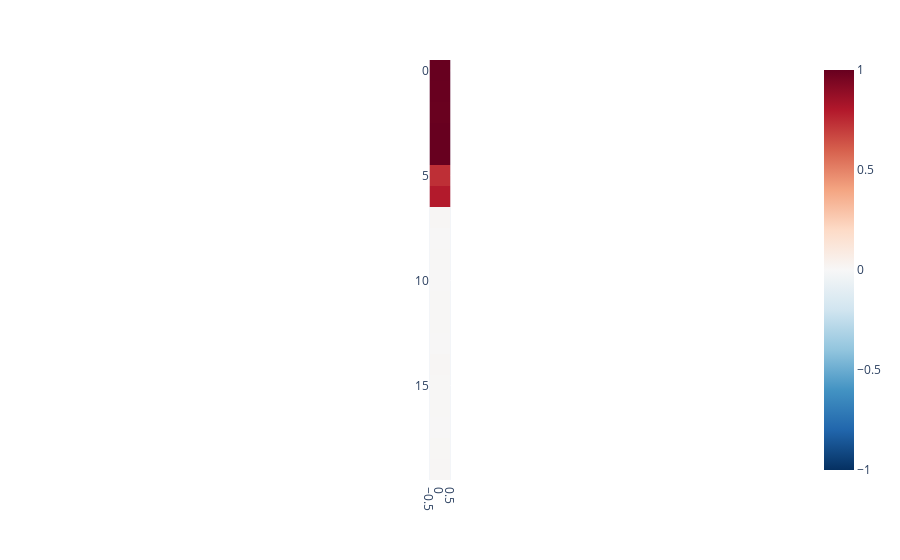
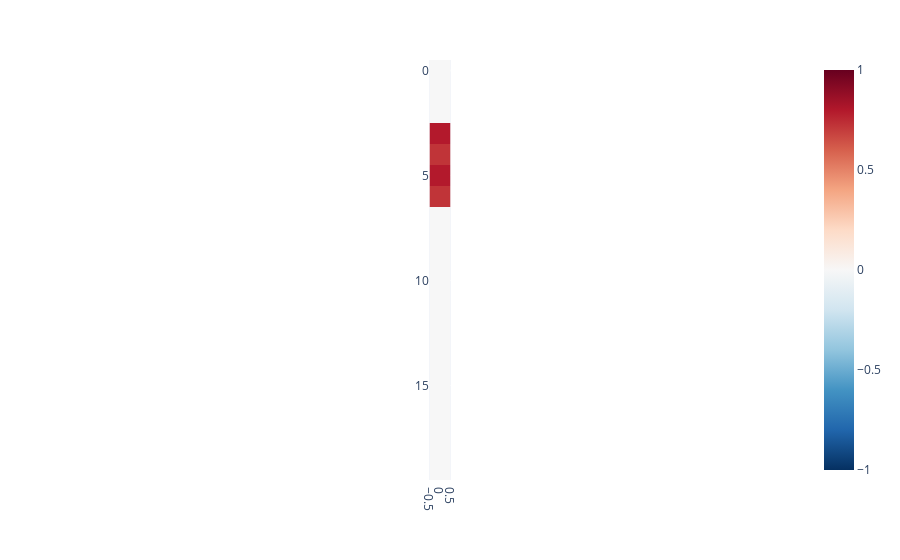

Notebook code for these charts, in order:
### Code cell
# Norm of embedding
norm = [0 for i in range(input_size)]
for i in range(input_size):
    idx = torch.zeros(input_size)
    idx[i] = 1
    idx = w1@idx
    norm[i] = idx.norm()
norm = torch.tensor(norm)
visualise_tensor(norm.reshape(-1,1))


# Interference
dot = [0 for i in range(input_size)]
for i in range(input_size):
    s = 0
    embed_a = w1[:,i]
    for j in range(input_size):
        if i==j:
            continue
        embed_b = w1[:,j]
        s+= (torch.dot(embed_a,embed_b))**2
    
    dot[i] = s

dot = torch.tensor(dot)
print(dot)
visualise_tensor(dot.reshape(-1,1))

### Figure 1 — Plotly figure (JSON) as saved in the notebook; plotly's stock layout.template omitted (floating-point values rounded to 4 significant figures)
{"data": [{"coloraxis": "coloraxis", "hovertemplate": "x: %{x}<br>y: %{y}<br>color: %{z}<extra></extra>", "name": "0", "type": "heatmap", "xaxis": "x", "yaxis": "y", "z": [[1.001], [0.9964], [0.9942], [1.213], [1.068], [0.7356], [0.7953], [0.01119], [0.005098], [0.009815], [0.005625], [0.007188], [0.006366], [0.006215], [0.01386], [0.007487], [0.01012], [0.003796], [0.01051], [0.01124]]}], "layout": {"coloraxis": {"cmax": 1, "cmin": -1, "colorscale": [[0, "rgb(5,48,97)"], [0.1, "rgb(33,102,172)"], [0.2, "rgb(67,147,195)"], [0.3, "rgb(146,197,222)"], [0.4, "rgb(209,229,240)"], [0.5, "rgb(247,247,247)"], [0.6, "rgb(253,219,199)"], [0.7, "rgb(244,165,130)"], [0.8, "rgb(214,96,77)"], [0.9, "rgb(178,24,43)"], [1, "rgb(103,0,31)"]]}, "margin": {"t": 60}, "xaxis": {"anchor": "y", "constrain": "domain", "domain": [0, 1], "scaleanchor": "y"}, "yaxis": {"anchor": "x", "autorange": "reversed", "constrain": "domain", "domain": [0, 1]}}}

### Figure 2 — Plotly figure (JSON) as saved in the notebook; plotly's stock layout.template omitted (floating-point values rounded to 4 significant figures)
{"data": [{"coloraxis": "coloraxis", "hovertemplate": "x: %{x}<br>y: %{y}<br>color: %{z}<extra></extra>", "name": "0", "type": "heatmap", "xaxis": "x", "yaxis": "y", "z": [[0.000168], [8.534e-05], [0.0001524], [0.7964], [0.7218], [0.7961], [0.7215], [0.0002251], [4.787e-05], [0.000193], [5.738e-05], [0.0001015], [7.035e-05], [7.547e-05], [0.0002801], [9.37e-05], [0.0001967], [1.784e-05], [0.0001996], [0.0002296]]}], "layout": {"coloraxis": {"cmax": 1, "cmin": -1, "colorscale": [[0, "rgb(5,48,97)"], [0.1, "rgb(33,102,172)"], [0.2, "rgb(67,147,195)"], [0.3, "rgb(146,197,222)"], [0.4, "rgb(209,229,240)"], [0.5, "rgb(247,247,247)"], [0.6, "rgb(253,219,199)"], [0.7, "rgb(244,165,130)"], [0.8, "rgb(214,96,77)"], [0.9, "rgb(178,24,43)"], [1, "rgb(103,0,31)"]]}, "margin": {"t": 60}, "xaxis": {"anchor": "y", "constrain": "domain", "domain": [0, 1], "scaleanchor": "y"}, "yaxis": {"anchor": "x", "autorange": "reversed", "constrain": "domain", "domain": [0, 1]}}}
